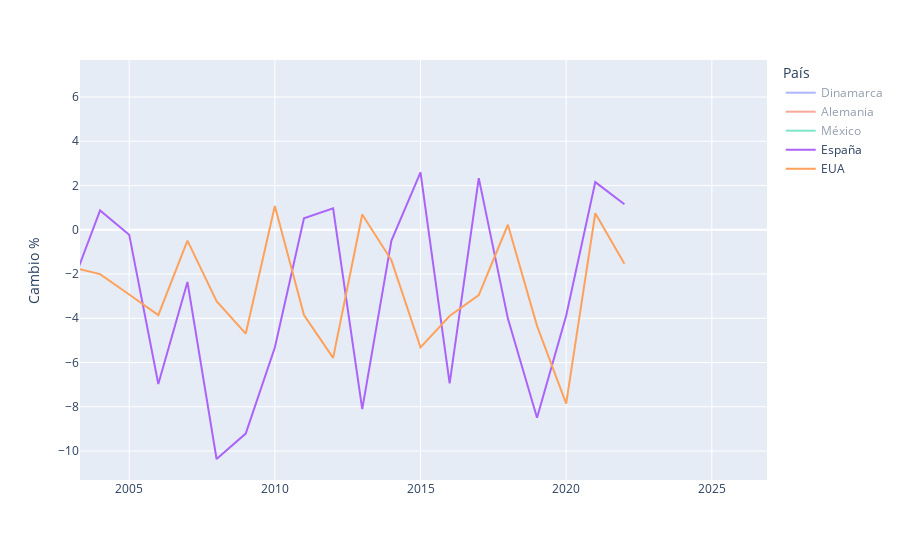

This figure's notebook cell:
### Code cell
co2_ejemplo['cambio_porcentual'] = co2_ejemplo.groupby('Entity')['Annual CO₂ emissions per GDP (kg per international-$)'].pct_change() * 100


# Creación de la gráfica
fig = px.line(co2_ejemplo, x='Year', y='cambio_porcentual', color='Entity',
              labels={
                  'Year': '',
                 'cambio_porcentual': 'Cambio %',
                  'Entity': 'País'
              }
             )

# Mostrar la gráfica
fig.show()

### Figure 1 — Plotly figure (JSON) as saved in the notebook; plotly's stock layout.template omitted (floating-point values rounded to 4 significant figures)
{"data": [{"hovertemplate": "País=Dinamarca<br>=%{x}<br>Cambio %=%{y}<extra></extra>", "legendgroup": "Dinamarca", "line": {"color": "#636efa", "dash": "solid"}, "marker": {"symbol": "circle"}, "mode": "lines", "name": "Dinamarca", "orientation": "v", "showlegend": true, "type": "scatter", "visible": "legendonly", "x": [1970, 1971, 1972, 1973, 1974, 1975, 1976, 1977, 1978, 1979, 1980, 1981, 1982, 1983, 1984, 1985, 1986, 1987, 1988, 1989, 1990, 1991, 1992, 1993, 1994, 1995, 1996, 1997, 1998, 1999, 2000, 2001, 2002, 2003, 2004, 2005, 2006, 2007, 2008, 2009, 2010, 2011, 2012, 2013, 2014, 2015, 2016, 2017, 2018, 2019, 2020, 2021, 2022], "xaxis": "x", "y": [null, -10.51, -0.7119, -4.123, -6.197, 1.942, 1.253, 1.204, -2.633, -0.4464, -3.744, -13.45, 0.6377, -8.858, -2.9, 13.26, -5.411, -1.239, -6.632, -11.74, 8.53, 17.54, -11.26, 3.236, 0.7963, -7.943, 17.34, -15.89, -8.947, -7.503, -11.25, 1.51, -1.671, 8.135, -11.99, -9.143, 10.47, -9.378, -6.38, -0.3537, -1.71, -11.76, -10.09, 3.802, -11.47, -8.689, 1.838, -8.677, -2.108, -11.89, -6.703, -0.2208, -5.465], "yaxis": "y"}, {"hovertemplate": "País=Alemania<br>=%{x}<br>Cambio %=%{y}<extra></extra>", "legendgroup": "Alemania", "line": {"color": "#EF553B", "dash": "solid"}, "marker": {"symbol": "circle"}, "mode": "lines", "name": "Alemania", "orientation": "v", "showlegend": true, "type": "scatter", "visible": "legendonly", "x": [1970, 1971, 1972, 1973, 1974, 1975, 1976, 1977, 1978, 1979, 1980, 1981, 1982, 1983, 1984, 1985, 1986, 1987, 1988, 1989, 1990, 1991, 1992, 1993, 1994, 1995, 1996, 1997, 1998, 1999, 2000, 2001, 2002, 2003, 2004, 2005, 2006, 2007, 2008, 2009, 2010, 2011, 2012, 2013, 2014, 2015, 2016, 2017, 2018, 2019, 2020, 2021, 2022], "xaxis": "x", "y": [null, -1.804, -3.57, -0.2707, -2.923, -5.159, 3.807, -6.206, -0.2752, -0.4128, -2.704, -5.048, -2.295, -2.145, -0.6605, -1.114, -1.847, -2.898, -3.551, -5.068, 7.674, -9.253, -7.413, -1.103, -5.03, -3.057, 0.2337, -5.677, -3.787, -5.906, -3.497, -0.9131, -2.804, -0.2126, -3.721, -3.963, -3.239, -7.137, -1.787, -3.077, 0.1772, -7.497, 0.2246, 2.135, -6.746, -1.055, -1.733, -4.525, -4.899, -7.249, -5.003, 2.189, -3.664], "yaxis": "y"}, {"hovertemplate": "País=México<br>=%{x}<br>Cambio %=%{y}<extra></extra>", "legendgroup": "México", "line": {"color": "#00cc96", "dash": "solid"}, "marker": {"symbol": "circle"}, "mode": "lines", "name": "México", "orientation": "v", "showlegend": true, "type": "scatter", "visible": "legendonly", "x": [1970, 1971, 1972, 1973, 1974, 1975, 1976, 1977, 1978, 1979, 1980, 1981, 1982, 1983, 1984, 1985, 1986, 1987, 1988, 1989, 1990, 1991, 1992, 1993, 1994, 1995, 1996, 1997, 1998, 1999, 2000, 2001, 2002, 2003, 2004, 2005, 2006, 2007, 2008, 2009, 2010, 2011, 2012, 2013, 2014, 2015, 2016, 2017, 2018, 2019, 2020, 2021, 2022], "xaxis": "x", "y": [null, 6.811, -2.961, 1.18, 1.828, 0.6542, 7.556, 1.606, 6.078, -1.315, 2.133, -2.476, 7.664, -5.416, -3.815, 1.51, 5.325, 2.409, -1.472, 1.616, -6.821, -0.8745, -3.328, -0.9621, -1.022, -0.07988, -2.609, -1.44, -0.5623, -3.164, -5.498, 3.229, -1.21, 3.716, -4.263, 1.658, -3.272, -4.128, -2.31, 1.331, -6.547, 1.07, 0.3139, -2.75, -5.008, -4.126, -2.284, -5.168, -1.155, -0.2309, 2.856, 0.9983, 5.973], "yaxis": "y"}, {"hovertemplate": "País=España<br>=%{x}<br>Cambio %=%{y}<extra></extra>", "legendgroup": "España", "line": {"color": "#ab63fa", "dash": "solid"}, "marker": {"symbol": "circle"}, "mode": "lines", "name": "España", "orientation": "v", "showlegend": true, "type": "scatter", "visible": true, "x": [1970, 1971, 1972, 1973, 1974, 1975, 1976, 1977, 1978, 1979, 1980, 1981, 1982, 1983, 1984, 1985, 1986, 1987, 1988, 1989, 1990, 1991, 1992, 1993, 1994, 1995, 1996, 1997, 1998, 1999, 2000, 2001, 2002, 2003, 2004, 2005, 2006, 2007, 2008, 2009, 2010, 2011, 2012, 2013, 2014, 2015, 2016, 2017, 2018, 2019, 2020, 2021, 2022], "xaxis": "x", "y": [null, 4.767, 2.287, -1.598, 3.641, 1.82, 4.334, -4.789, -0.5097, -0.1112, 2.245, -3.562, -0.4853, -4.316, -3.777, -1.934, -9.206, -6.552, -2.286, 6.722, -2.401, 0.1635, 1.371, -2.354, 1.783, 1.142, -7.943, 0.2364, -2.083, 2.776, -1.993, -4.079, 2.584, -2.63, 0.8757, -0.2228, -6.972, -2.357, -10.36, -9.211, -5.323, 0.5213, 0.9653, -8.104, -0.4999, 2.588, -6.94, 2.333, -4.017, -8.494, -3.89, 2.153, 1.149], "yaxis": "y"}, {"hovertemplate": "País=EUA<br>=%{x}<br>Cambio %=%{y}<extra></extra>", "legendgroup": "EUA", "line": {"color": "#FFA15A", "dash": "solid"}, "marker": {"symbol": "circle"}, "mode": "lines", "name": "EUA", "orientation": "v", "showlegend": true, "type": "scatter", "visible": true, "x": [1970, 1971, 1972, 1973, 1974, 1975, 1976, 1977, 1978, 1979, 1980, 1981, 1982, 1983, 1984, 1985, 1986, 1987, 1988, 1989, 1990, 1991, 1992, 1993, 1994, 1995, 1996, 1997, 1998, 1999, 2000, 2001, 2002, 2003, 2004, 2005, 2006, 2007, 2008, 2009, 2010, 2011, 2012, 2013, 2014, 2015, 2016, 2017, 2018, 2019, 2020, 2021, 2022], "xaxis": "x", "y": [null, -2.445, -0.5207, -0.9847, -3.155, -2.822, 0.7392, -1.477, -4.394, -1.971, -4.038, -4.918, -3.288, -4.405, -1.894, -3.927, -3.104, -0.03637, 0.4352, -1.782, -1.935, -0.8573, -1.311, -0.8172, -2.214, -1.54, -0.323, -3.014, -3.501, -3.298, -0.5177, -2.654, -1.114, -1.686, -2.005, -2.927, -3.86, -0.491, -3.226, -4.697, 1.077, -3.856, -5.791, 0.6916, -1.371, -5.316, -3.9, -2.952, 0.2258, -4.345, -7.854, 0.7452, -1.532], "yaxis": "y"}], "layout": {"autosize": true, "legend": {"title": {"text": "País"}, "tracegroupgap": 0}, "margin": {"t": 60}, "xaxis": {"anchor": "y", "autorange": false, "domain": [0, 1], "range": [2003.0, 2027.0], "title": {"text": ""}, "type": "linear"}, "yaxis": {"anchor": "x", "autorange": true, "domain": [0, 1], "range": [-11.31, 7.671], "title": {"text": "Cambio %"}, "type": "linear"}}}
